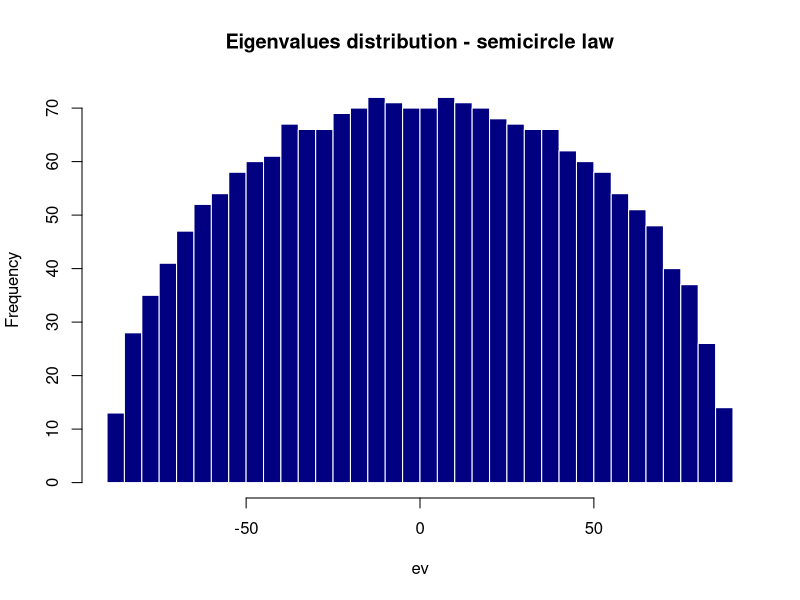
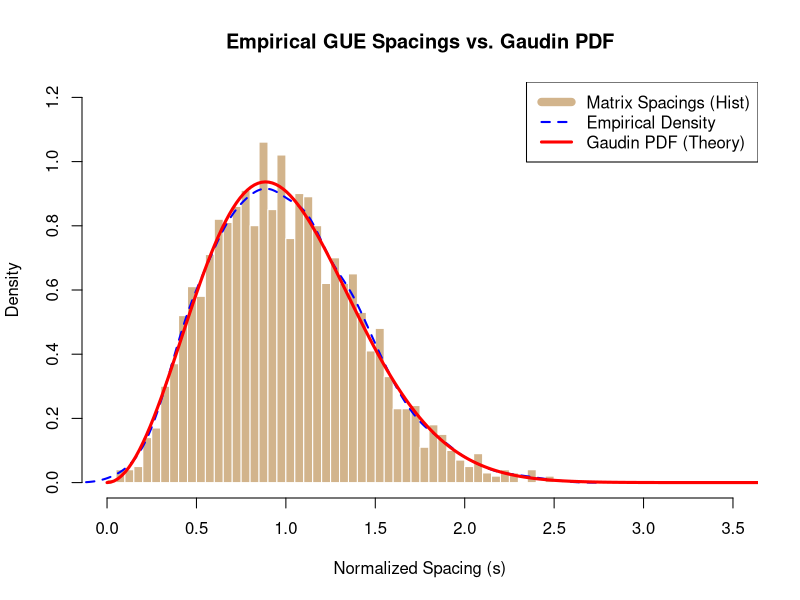

Reproduce these figures in R, in order.
## ---- chunk 1
# ---------------------------------------------------------
# Random Matrix Theory: GUE Spacings (Gaudin Distribution)
# ---------------------------------------------------------

# 1. Parameters
n <- 2000 # Increased size for better statistics

# 2. Generate a Random Complex Hermitian Matrix (GUE)
# We create a random complex matrix and add it to its conjugate transpose
M <- matrix(complex(real = rnorm(n^2), imaginary = rnorm(n^2)), nrow = n)
#all(Mod(M - t(Conj(M))) < 1e-10)
H <- (M + t(Conj(M))) / 2
#all(Mod(H - t(Conj(H))) < 1e-10)

# 3. Extract and Sort Eigenvalues
ev <- sort(Re(eigen(H, only.values = TRUE)$values))
differ <- diff(ev)
hist(ev, breaks=40, border=F, col='navyblue', main='Eigenvalues distribution - semicircle law')
#hist(differ, breaks=100)

# 4. Smooth Unfolding 
# We use a smooth spline to capture the 'trend' (Wigner Semicircle) 
# without erasing the local random fluctuations.
# This maps the eigenvalues to a range where the average spacing is 1.
smooth_map <- smooth.spline(ev, 1:n, df = 50) # df=50 keeps the curve smooth
unfolded_ev <- predict(smooth_map, ev)$y

# 5. Calculate Spacings
spacings <- diff(unfolded_ev)

# Ensure the mean spacing is exactly 1 (Crucial for the Gaudin formula)
spacings <- spacings / mean(spacings)

# 6. Define the Gaudin Distribution (Wigner Surmise for GUE, beta=2)
gaudin_pdf <- function(s) {
  (32 / pi^2) * (s^2) * exp(-(4 / pi) * s^2)
}

# 7. Visualization
# We use 'freq = FALSE' to ensure the y-axis is 'Density' not 'Count'
hist(spacings, breaks = 70, freq = FALSE, 
     xlim = c(0, 3.5), ylim = c(0, 1.2),
     main = "Empirical GUE Spacings vs. Gaudin PDF",
     xlab = "Normalized Spacing (s)", 
     col = "tan", border = "white")

# Plot the Empirical Density (the blue dashed line)
# This should now be asymmetrical and follow the red curve
lines(density(spacings), col = "blue", lwd = 2, lty = 2)

# Plot the Theoretical Gaudin Curve (the red line)
s_vals <- seq(0, 4, length.out = 200)
lines(s_vals, gaudin_pdf(s_vals), col = "red", lwd = 3)

legend("topright", 
       legend = c("Matrix Spacings (Hist)", "Empirical Density", "Gaudin PDF (Theory)"),
       col = c("tan", "blue", "red"), 
       lwd = c(8, 2, 3), lty = c(1, 2, 1),
       bg = "white")
